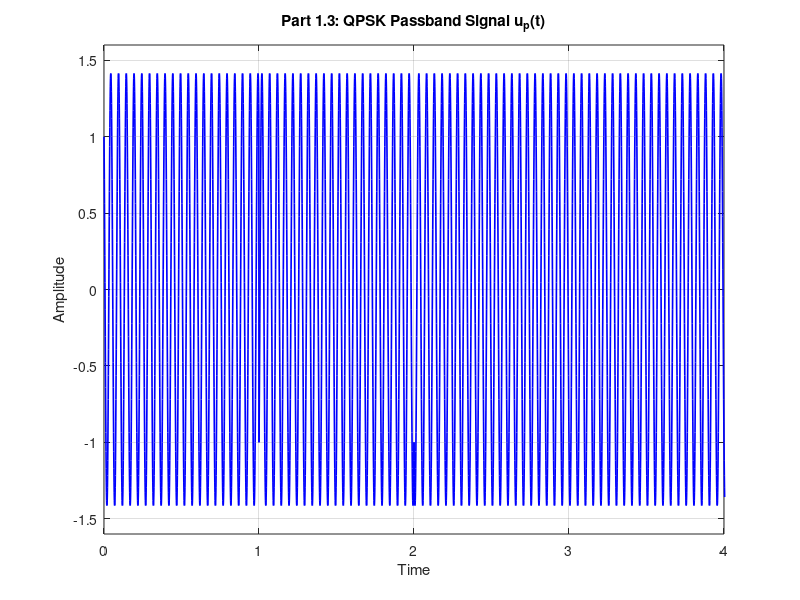

Write MATLAB code to recreate this figure.

% Software Lab 2.1 - Part 1.1
clear; clc; close all;

% Parameters
N = 100;          % Total number of symbols
sps = 1000;        % Samples per symbol

% Generate independent random symbols (+1 or -1)
bc = 2*randi([0 1], 1, N) - 1;
bs = 2*randi([0 1], 1, N) - 1;

% Generate baseband signals
uc = repelem(bc, sps);
us = repelem(bs, sps);

% Time vector
t = (0:N*sps-1)/sps;




% Part 1.2: Upconversion with cosine carrier

fc = 20;                      % Carrier frequency
carrier = cos(2*pi*fc*t);     % cos(40*pi*t)

% Multiply the baseband signal by the carrier
up1 = uc .* carrier;





% Part 1.3: QPSK Modulation

% Generate sine carrier
sine_carrier = sin(2*pi*fc*t);

% Combine in-phase and quadrature components
up = uc .* carrier - us .* sine_carrier;

% Plot the first 4 symbols
figure;
plot(t, up, 'b', 'LineWidth', 1.2);
title('Part 1.3: QPSK Passband Signal u_p(t)');
xlabel('Time');
ylabel('Amplitude');
xlim([0 4]);
ylim([-1.6 1.6]);
grid on;
